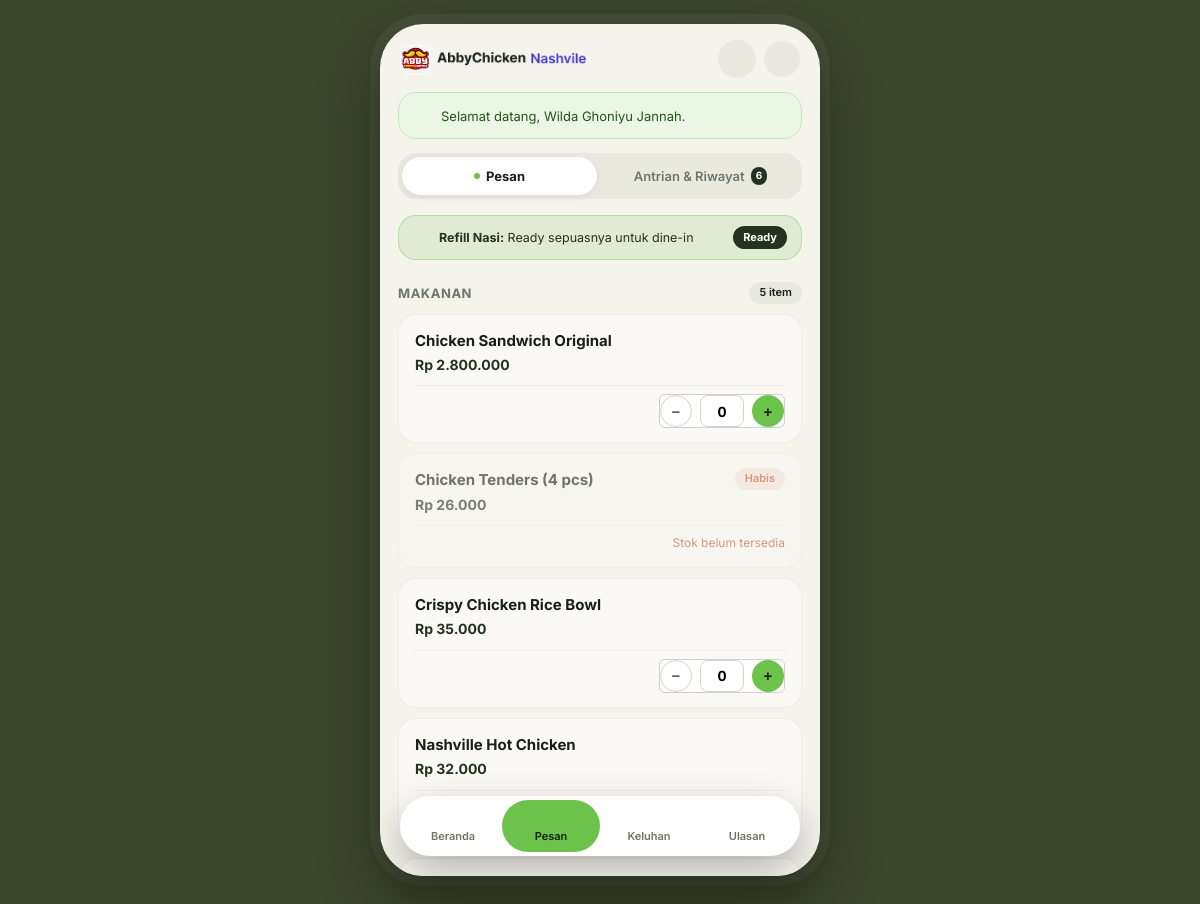
The app's page /pages/user/pesan.php (signed in) with its own data.
### tables this page shows
CREATE TABLE `menu` (
  `menu_id` int(11) NOT NULL AUTO_INCREMENT,
  `name` varchar(100) NOT NULL,
  `kategori` varchar(50) NOT NULL,
  `harga` decimal(10,2) NOT NULL,
  `status_ketersediaan` enum('tersedia','tidak tersedia') NOT NULL DEFAULT 'tersedia',
  `updated_at` timestamp NOT NULL DEFAULT current_timestamp() ON UPDATE current_timestamp(),
  PRIMARY KEY (`menu_id`),
  KEY `idx_menu_kategori` (`kategori`),
  KEY `idx_menu_status` (`status_ketersediaan`)
);

### pages/user/pesan.php (the view, shortened to what this page needs)
<?php
require_once __DIR__ . '/../../config/database.php';
$member_id   = (int) ($_SESSION['member_id'] ?? 0);
$katalog = [];
$q_menu = mysqli_query($conn, 'SELECT * FROM menu ORDER BY kategori ASC, name ASC');
while ($row = mysqli_fetch_assoc($q_menu)) {
    $katalog[$row['kategori']][] = $row;
}
$riwayat = [];
$q_riw = mysqli_prepare($conn, "SELECT p.pemesanan_id, p.nomor_antrian, p.total_diskon, p.jumlah_bayar,
        p.status_pesanan, p.waktu_pemesanan, v.kode_voucher
    FROM pemesanan p
    LEFT JOIN voucher v ON v.voucher_id = p.voucher_id
    WHERE p.member_id = ?
    ORDER BY p.waktu_pemesanan DESC");
mysqli_stmt_bind_param($q_riw, 'i', $member_id);
mysqli_stmt_execute($q_riw);
$res_riw = mysqli_stmt_get_result($q_riw);
while ($r = mysqli_fetch_assoc($res_riw)) {
    $riwayat[] = $r;
}
$tab_aktif = $_GET['tab'] ?? 'pesan';
$refill_info   = get_refill_nasi_info();
require_once __DIR__ . '/../../includes/header.php';
?>
<nav class="crm-filter-bar" aria-label="Navigasi Pesanan">
  <a class="crm-filter-pill<?= $tab_aktif === 'pesan' ? ' is-active' : '' ?>" href="<?= e(base_url('pages/user/pesan.php')) ?>">
    <?php if ($tab_aktif === 'pesan'): ?><span class="crm-filter-pill__dot"></span><?php endif; ?>
    Pesan
  </a>
  <a class="crm-filter-pill<?= $tab_aktif === 'riwayat' ? ' is-active' : '' ?>" href="<?= e(base_url('pages/user/pesan.php?tab=riwayat')) ?>">
    Antrian &amp; Riwayat
    <?php if (!empty($riwayat)): ?>
      <span class="crm-dock-badge" style="position:static;"><?= count($riwayat) ?></span>
    <?php endif; ?>
  </a>
</nav>
<div class="crm-refill-banner <?= $refill_info['is_ready'] ? 'is-ready' : ($refill_info['has_timer'] ? 'has-timer' : 'is-habis') ?>"
     id="userPesanRefillBanner"
     data-target-ts="<?= (int) $refill_info['timer_ts'] ?>">
  <div class="crm-refill-banner__left">
    <?= icon('rice', 18) ?>
    <span>
      <strong>Refill Nasi:</strong>
      <span id="pesanRefillText">
        <?php if ($refill_info['is_ready']): ?>
          Ready sepuasnya untuk dine-in
        <?php elseif ($refill_info['has_timer']): ?>
          Sedang dimasak &middot; Siap dalam <strong id="pesanRefillCd" style="font-variant-numeric:tabular-nums; color:var(--crm-terracotta);">--:--:--</strong>
        <?php else: ?>
          Sedang disiapkan di dapur
        <?php endif; ?>
      </span>
    </span>
  </div>
  <span class="crm-refill-banner__badge" id="pesanRefillBadge">
    <?= $refill_info['is_ready'] ? 'Ready' : ($refill_info['has_timer'] ? 'Dimasak' : 'Habis') ?>
  </span>
</div>
<?php if ($tab_aktif === 'riwayat'): ?>
  <div class="crm-list-stack">
    <?php if (empty($riwayat)): ?>
      <div class="crm-card-cream" style="text-align: center; padding: 36px 20px;">
        <div style="font-size: 32px; margin-bottom: 8px;"><?= icon('order', 36) ?></div>
        <h3 class="crm-card-cream__title">Belum ada antrian pesanan</h3>
        <p class="crm-card-cream__subtitle">Pilih menu favorit Anda dan pesan secara online.</p>
        <a class="crm-btn-primary" href="<?= e(base_url('pages/user/pesan.php')) ?>" style="margin-top: 16px;">
          Mulai Pesan Sekarang
        </a>
      </div>
    <?php else: ?>
      <?php foreach ($riwayat as $idx => $p): ?>
        <?php $is_newest = ($idx === 0 && in_array($p['status_pesanan'], ['menunggu', 'diproses'], true)); ?>
        <article class="crm-card-<?= $is_newest ? 'forest' : 'cream' ?>">
          <div style="display: flex; justify-content: space-between; align-items: flex-start; margin-bottom: 10px;">
            <div>
              <span class="crm-pill-tag <?= $is_newest ? 'crm-pill-tag--green' : '' ?>" style="margin-bottom: 6px;">
                Antrian #<?= (int) $p['nomor_antrian'] ?>
              </span>
              <h3 style="margin: 0; font-size: 16px; font-weight: 700; color: <?= $is_newest ? '#FFFFFF' : 'var(--crm-black)' ?>;">
                Pesanan #<?= (int) $p['pemesanan_id'] ?>
              </h3>
            </div>
            <div>
              <?= badge_pesanan($p['status_pesanan']) ?>
            </div>
          </div>
          <div style="font-size: 12.5px; opacity: 0.85; margin-bottom: 12px; color: <?= $is_newest ? '#E2EDE0' : 'var(--crm-sage)' ?>;">
            Waktu: <?= e(tanggal_id($p['waktu_pemesanan'], true)) ?>
            <?php if (!empty($p['kode_voucher'])): ?>
              <br>Voucher: <strong><?= e($p['kode_voucher']) ?></strong> (hemat <?= rupiah($p['total_diskon']) ?>)
            <?php endif; ?>
          </div>
          <div style="display: flex; justify-content: space-between; align-items: center; border-top: 1px solid <?= $is_newest ? 'rgba(255,255,255,0.12)' : 'rgba(24,32,21,0.08)' ?>; padding-top: 10px;">
            <span style="font-size: 12px; color: <?= $is_newest ? '#C0CDC0' : 'var(--crm-sage)' ?>;">Total Bayar</span>
            <strong style="font-size: 16px; color: <?= $is_newest ? 'var(--crm-green-accent)' : 'var(--crm-terracotta)' ?>;">
              <?= e(rupiah($p['jumlah_bayar'])) ?>
            </strong>
          </div>
        </article>
      <?php endforeach; ?>
    <?php endif; ?>
  </div>
<?php else: ?>
  <form id="formPesanan" method="post" action="">
    <div class="crm-list-stack" style="margin-bottom: 20px;">
      <?php foreach ($katalog as $kategori => $daftar): ?>
        <div style="margin-top: 8px;">
          <div style="display: flex; align-items: center; justify-content: space-between; margin-bottom: 10px;">
            <h3 style="margin: 0; font-size: 13px; font-weight: 700; text-transform: uppercase; letter-spacing: 0.04em; color: var(--crm-sage);">
              <?= e($kategori) ?>
            </h3>
            <span class="crm-pill-tag"><?= count($daftar) ?> item</span>
          </div>
          <div class="crm-list-stack">
            <?php foreach ($daftar as $m): ?>
              <?php $habis = ($m['status_ketersediaan'] !== 'tersedia'); ?>
              <div class="crm-item-card crm-item-card--tier-cream" style="padding: 14px 16px; flex-direction: column; align-items: stretch; gap: 10px; opacity: <?= $habis ? '0.6' : '1' ?>;">
                <div style="display: flex; justify-content: space-between; align-items: flex-start;">
                  <div>
                    <h4 class="crm-item-card__title" style="font-size: 15px;"><?= e($m['name']) ?></h4>
                    <p style="margin: 2px 0 0; font-size: 14px; font-weight: 700; color: var(--crm-forest);">
                      <?= e(rupiah($m['harga'])) ?>
                    </p>
                  </div>
                  <?php if ($habis): ?>
                    <span class="crm-pill-tag crm-pill-tag--terracotta">Habis</span>
                  <?php endif; ?>
                </div>
                <div style="display: flex; justify-content: flex-end; align-items: center; border-top: 1px solid rgba(24,32,21,0.05); padding-top: 8px;">
                  <?php if ($habis): ?>
                    <span style="font-size: 12px; color: var(--crm-terracotta);">Stok belum tersedia</span>
                  <?php else: ?>
                    <div class="qty" style="display: flex; align-items: center; gap: 8px;">
                      <button type="button" data-step="down" aria-label="Kurangi <?= e($m['name']) ?>" style="width: 32px; height: 32px; border-radius: var(--crm-radius-full); border: 1px solid #D5D3C8; background: #FFFFFF; font-weight: 700; cursor: pointer;">&minus;</button>
                      <input type="number" name="jumlah[<?= (int) $m['menu_id'] ?>]"
                             data-harga="<?= (float) $m['harga'] ?>"
                             data-nama="<?= e($m['name']) ?>"
                             value="<?= (int) ($_POST['jumlah'][$m['menu_id']] ?? 0) ?>"
                             min="0" max="50" step="1"
                             aria-label="Jumlah <?= e($m['name']) ?>"
                             style="width: 44px; height: 32px; text-align: center; border-radius: 8px; border: 1px solid #D5D3C8; font-weight: 700; font-size: 14px;">
                      <button type="button" data-step="up" aria-label="Tambah <?= e($m['name']) ?>" style="width: 32px; height: 32px; border-radius: var(--crm-radius-full); border: none; background: var(--crm-green-accent); color: var(--crm-black); font-weight: 700; cursor: pointer;">+</button>
                    </div>
                  <?php endif; ?>
                </div>
              </div>
            <?php endforeach; ?>
          </div>
        </div>
      <?php endforeach; ?>
    </div>
  </form>
<?php endif; ?>
<?php
require_once __DIR__ . '/../../includes/footer.php';
?>

### assets/css/style.css (style rules this page uses)
:root { --teal-dark: #1A535C; --teal-dark-2: #14444B; --teal: #4ECDC4; --orange: #FF6B35; --orange-dark: #E55A2B; --white: #FFFFFF; --gray-50: #F5F5F5; --gray-100: #EFEFEF; --gray-200: #E2E2E2; --gray-300: #CFCFCF; --gray-500: #6F6F6F; --gray-600: #5C5C5C; --gray-900: #333333; --green: #28A745; --red: #DC3545; --amber: #E0A106; --blue: #2B7FD4; --radius-card: 8px; --radius-control: 6px; --shadow-card: 0 2px 8px rgba(0, 0, 0, 0.08); --sidebar-w: 260px; --font: 'Inter', -apple-system, BlinkMacSystemFont, 'Segoe UI', sans-serif; }
*, *::before, *::after { box-sizing: border-box; }
html { -webkit-text-size-adjust: 100%; }
body { margin: 0; font-family: var(--font); font-size: 14px; line-height: 1.55; color: var(--gray-900); background: var(--gray-50); -webkit-font-smoothing: antialiased; }
h1, h2, h3, h4, p, ul, ol, figure { margin: 0; }
h3 { font-size: 16px; font-weight: 600; }
a { color: var(--teal-dark); text-decoration: none; }
.qty { display: inline-flex; align-items: center; border: 1px solid var(--gray-300); border-radius: var(--radius-control); overflow: hidden; background: var(--white); }
.qty button { width: 28px; height: 30px; border: none; background: var(--white); color: var(--gray-600); font-size: 15px; line-height: 1; cursor: pointer; }
.qty input { width: 40px; height: 30px; border: none; border-left: 1px solid var(--gray-200); border-right: 1px solid var(--gray-200); text-align: center; font-family: inherit; font-size: 13px; font-variant-numeric: tabular-nums; -moz-appearance: textfield; }

### records on screen
menu: name "Chicken Sandwich Original", harga "Rp 2.800.000", menu_id+harga+name "0"
menu: name "Chicken Tenders (4 pcs)", harga "Rp 26.000", status_ketersediaan "Habis"
menu: name "Crispy Chicken Rice Bowl", harga "Rp 35.000", menu_id+harga+name "0"
menu: name "Nashville Hot Chicken", harga "Rp 32.000"

### other values on screen
$f['pesan'] "Selamat datang, Wilda Ghoniyu Jannah."
count($riwayat) "6"
$kategori "MAKANAN"
count($daftar) "5"
